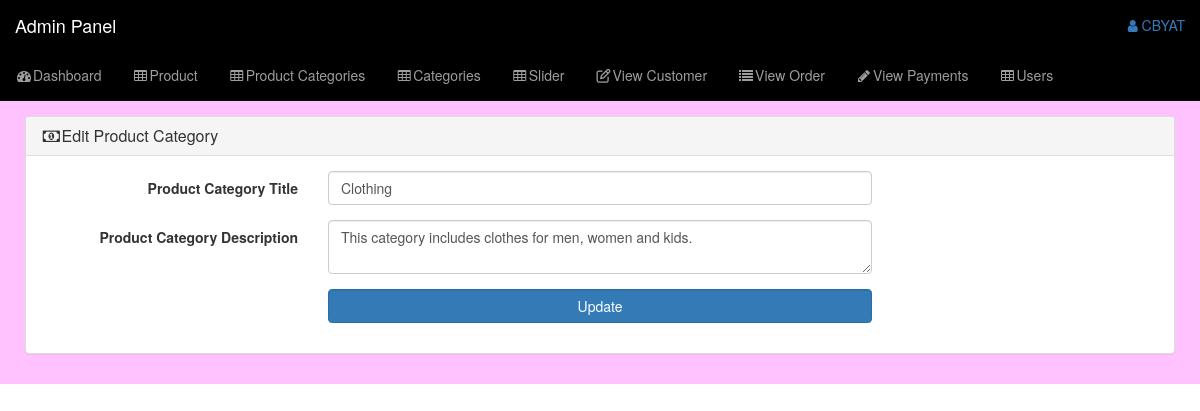
The page /admin_area/index.php?edit_p_cat=1 (signed in) on the database its author committed.
### tables this page shows
CREATE TABLE `product_categories` (
  `p_cat_id` int(10) NOT NULL,
  `p_cat_title` text NOT NULL,
  `p_cat_desc` text NOT NULL
);

### admin_area/edit_p_cat.php (the view, shortened to what this page needs)
<?php
if(!isset($_SESSION['admin_email'])){
    echo "<script>window.open('login.php','_self')</script>";
}
else{
?>
<?php
if(isset($_GET['edit_p_cat'])){
$edit_p_cat_id=$_GET['edit_p_cat'];
$edit_p_cat_query="select * from product_categories where p_cat_id='$edit_p_cat_id'";
$run_edit=mysqli_query($con,$edit_p_cat_query);
$row_edit=mysqli_fetch_array($run_edit);
$p_cat_title=$row_edit['p_cat_title'];
$p_cat_desc=$row_edit['p_cat_desc'];
}
?>
<div class="row">
    <div class="col-lg-12">
        <ol class="breadcrumb">
            <li>
            </li>
        </ol>
    </div>
</div>
<div class="row">
    <div class="col-lg-12">
        <div class="panel panel-default">
            <div class="panel-heading">
                <h3 class="panel-title">
                    <i class="fa fa-money fa-fw"></i>Edit Product Category
                </h3>
            </div>
            <div class="panel-body">
                <form class="form-horizontal" action="" method="post">
                    <div class="form-group">
                        <label class="col-md-3 control-label">Product Category Title</label>
                        <div class="col-md-6">
                            <input type="text" name="p_cat_title" class="form-control"
                                value="<?php echo $p_cat_title; ?>">
                        </div>
                    </div>
                    <div class="form-group">
                        <label class="col-md-3 control-label">Product Category Description</label>
                        <div class="col-md-6">
                            <textarea type="text" name="p_cat_desc" class="form-control"><?php echo $p_cat_desc; ?>
</textarea>
                        </div>
                    </div>
                    <div class="form-group">
                        <label class="col-md-3 control-label"></label>
                        <div class="col-md-6">
                            <input type="submit" name="update" value="Update" class="btn btn-primary form-control">
                        </div>
                    </div>
                </form>
            </div>
        </div>
    </div>
</div>
<?php } ?>

### admin_area/includes/sidebar.php (shortened to what this page needs)
<?php
if(!isset($_SESSION['admin_email'])){
    echo "<script>window.open('login.php','_self')</script>";
} else {
?>
<nav class="navbar navbar-inverse navbar-fixed-top" style="background:black">
    <div class="navbar-header">
        <a href="index.php?dashboard" class="navbar-brand">Admin Panel</a>
    </div>
    <ul class="nav navbar-right top-nav">
        <li class="dropdown">
            <a href="#" class="dropdown-toggle" data-toggle="dropdown">
                <i class="fa fa-user"></i> <?php echo $admin_name ?>
            </a>
        </li>
    </ul>
    <div class="collapse navbar-collapse navbar-ex1-collapse ">
        <ul class="nav navbar-nav side-nav">
            <li>
                <a href="index.php?dashboard">
                    <i class="fa fa-fw fa-dashboard"></i>Dashboard
                </a>
            </li>
            <li>
                <a href="#" data-toggle="collapse" data-target="#products">
                    <i class="fa fa-fw fa-table"></i>Product
                </a>
            </li>
            <li>
                <a href="#" data-toggle="collapse" data-target="#products_cat">
                    <i class="fa fa-fw fa-table"></i>Product Categories
                </a>
            </li>
            <li>
                <a href="#" data-toggle="collapse" data-target="#category">
                    <i class="fa fa-fw fa-table"></i>Categories
                </a>
            </li>
            <li>
                <a href="#" data-toggle="collapse" data-target="#slider">
                    <i class="fa fa-fw fa-table"></i>Slider
                </a>
            </li>
            <li>
                <a href="index.php?view_customer">
                    <i class="fa fa-fw fa-edit"></i>View Customer
                </a>
            </li>
            <li>
                <a href="index.php?view_order">
                    <i class="fa fa-fw fa-list"></i>View Order
                </a>
            </li>
            <li>
                <a href="index.php?view_payments">
                    <i class="fa fa-fw fa-pencil"></i>View Payments
                </a>
            </li>
            <li>
                <a href="#" data-toggle="collapse" data-target="#users">
                    <i class="fa fa-fw fa-table"></i>Users
                </a>
            </li>
        </ul>
    </div>
</nav>
<?php } ?>

### admin_area/css/style.css (style rules this page uses)
body { margin-top: 100px; }
@media (min-width: 768px) { body { margin-top: 50px; } }
.top-nav { padding: 0 15px; }
.top-nav>li { display: inline-block; }
.top-nav>li>a { padding-top: 15px; padding-bottom: 15px; line-height: 20px; }

### rows shown on the page
product_categories: p_cat_title "Clothing", p_cat_desc "This category includes clothes for men, women and kids."

### other values the page prints
$admin_name "CBYAT"
